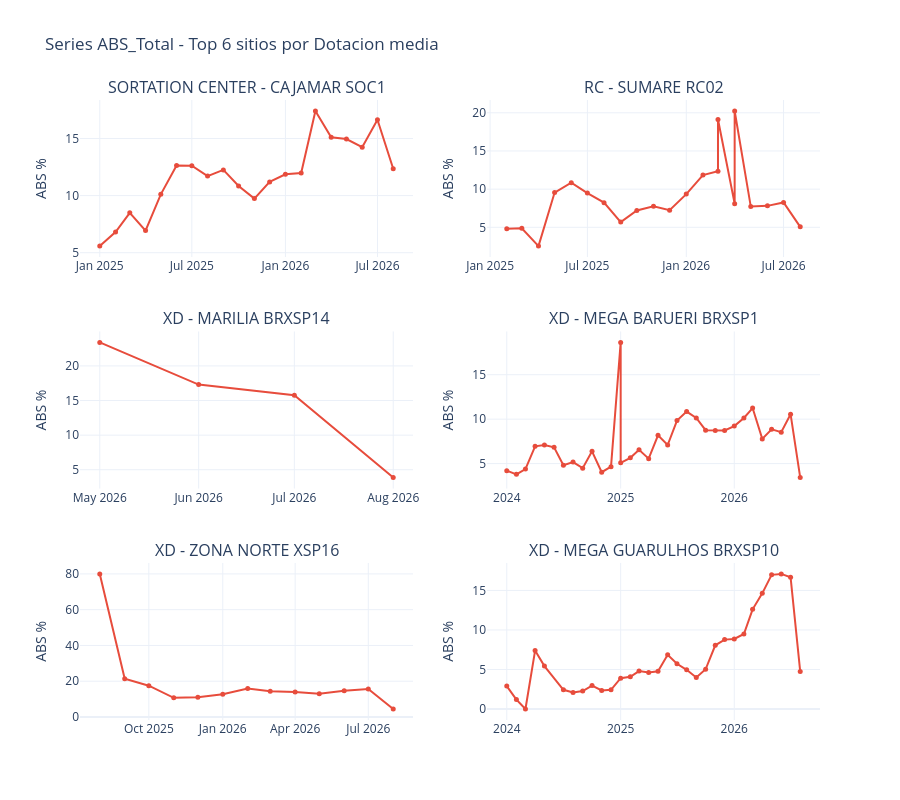

Notebook cell for this chart:
### Code cell
# Series temporales Top 6 sitios por dotacion media
top6 = df_pivot[df_pivot['Dotacion']>0].groupby('Operational_name')['Dotacion'].mean().nlargest(6).index.tolist()
fig  = make_subplots(rows=3, cols=2, subplot_titles=top6, vertical_spacing=0.12)
for i,site in enumerate(top6):
    r,c = divmod(i,2)
    ds  = df_pivot[df_pivot['Operational_name']==site].sort_values('fecha_mes')
    fig.add_trace(
        go.Scatter(x=ds['fecha_mes'], y=(ds['ABS_Total']*100).round(2),
                   mode='lines+markers', name='ABS%',
                   line=dict(color='#e74c3c',width=2), marker=dict(size=5)),
        row=r+1, col=c+1
    )
fig.update_layout(height=800, showlegend=False, template='plotly_white',
                  title_text='Series ABS_Total - Top 6 sitios por Dotacion media')
fig.update_yaxes(title_text='ABS %')
fig.show()

### Figure 1 — Plotly figure (JSON) as saved in the notebook; plotly's stock layout.template omitted (floating-point values rounded to 4 significant figures)
{"data": [{"line": {"color": "#e74c3c", "width": 2}, "marker": {"size": 5}, "mode": "lines+markers", "name": "ABS%", "type": "scatter", "x": ["2025-01-01T00:00:00.000000", "2025-02-01T00:00:00.000000", "2025-03-01T00:00:00.000000", "2025-04-01T00:00:00.000000", "2025-05-01T00:00:00.000000", "2025-06-01T00:00:00.000000", "2025-07-01T00:00:00.000000", "2025-08-01T00:00:00.000000", "2025-09-01T00:00:00.000000", "2025-10-01T00:00:00.000000", "2025-11-01T00:00:00.000000", "2025-12-01T00:00:00.000000", "2026-01-01T00:00:00.000000", "2026-02-01T00:00:00.000000", "2026-03-01T00:00:00.000000", "2026-04-01T00:00:00.000000", "2026-05-01T00:00:00.000000", "2026-06-01T00:00:00.000000", "2026-07-01T00:00:00.000000", "2026-08-01T00:00:00.000000"], "xaxis": "x", "y": [5.58, 6.81, 8.49, 6.94, 10.11, 12.63, 12.62, 11.71, 12.25, 10.84, 9.74, 11.2, 11.87, 11.98, 17.41, 15.1, 14.95, 14.24, 16.64, 12.35], "yaxis": "y"}, {"line": {"color": "#e74c3c", "width": 2}, "marker": {"size": 5}, "mode": "lines+markers", "name": "ABS%", "type": "scatter", "x": ["2025-02-01T00:00:00.000000", "2025-03-01T00:00:00.000000", "2025-04-01T00:00:00.000000", "2025-05-01T00:00:00.000000", "2025-06-01T00:00:00.000000", "2025-07-01T00:00:00.000000", "2025-08-01T00:00:00.000000", "2025-09-01T00:00:00.000000", "2025-10-01T00:00:00.000000", "2025-11-01T00:00:00.000000", "2025-12-01T00:00:00.000000", "2026-01-01T00:00:00.000000", "2026-02-01T00:00:00.000000", "2026-03-01T00:00:00.000000", "2026-03-01T00:00:00.000000", "2026-04-01T00:00:00.000000", "2026-04-01T00:00:00.000000", "2026-05-01T00:00:00.000000", "2026-06-01T00:00:00.000000", "2026-07-01T00:00:00.000000", "2026-08-01T00:00:00.000000"], "xaxis": "x2", "y": [4.81, 4.87, 2.54, 9.55, 10.85, 9.48, 8.23, 5.68, 7.2, 7.76, 7.25, 9.35, 11.84, 12.36, 19.12, 8.1, 20.24, 7.72, 7.81, 8.26, 5.06], "yaxis": "y2"}, {"line": {"color": "#e74c3c", "width": 2}, "marker": {"size": 5}, "mode": "lines+markers", "name": "ABS%", "type": "scatter", "x": ["2026-05-01T00:00:00.000000", "2026-06-01T00:00:00.000000", "2026-07-01T00:00:00.000000", "2026-08-01T00:00:00.000000"], "xaxis": "x3", "y": [23.39, 17.3, 15.75, 3.87], "yaxis": "y3"}, {"line": {"color": "#e74c3c", "width": 2}, "marker": {"size": 5}, "mode": "lines+markers", "name": "ABS%", "type": "scatter", "x": ["2024-01-01T00:00:00.000000", "2024-02-01T00:00:00.000000", "2024-03-01T00:00:00.000000", "2024-04-01T00:00:00.000000", "2024-05-01T00:00:00.000000", "2024-06-01T00:00:00.000000", "2024-07-01T00:00:00.000000", "2024-08-01T00:00:00.000000", "2024-09-01T00:00:00.000000", "2024-10-01T00:00:00.000000", "2024-11-01T00:00:00.000000", "2024-12-01T00:00:00.000000", "2025-01-01T00:00:00.000000", "2025-01-01T00:00:00.000000", "2025-02-01T00:00:00.000000", "2025-03-01T00:00:00.000000", "2025-04-01T00:00:00.000000", "2025-05-01T00:00:00.000000", "2025-06-01T00:00:00.000000", "2025-07-01T00:00:00.000000", "2025-08-01T00:00:00.000000", "2025-09-01T00:00:00.000000", "2025-10-01T00:00:00.000000", "2025-11-01T00:00:00.000000", "2025-12-01T00:00:00.000000", "2026-01-01T00:00:00.000000", "2026-02-01T00:00:00.000000", "2026-03-01T00:00:00.000000", "2026-04-01T00:00:00.000000", "2026-05-01T00:00:00.000000", "2026-06-01T00:00:00.000000", "2026-07-01T00:00:00.000000", "2026-08-01T00:00:00.000000"], "xaxis": "x4", "y": [4.21, 3.79, 4.39, 6.94, 7.08, 6.83, 4.82, 5.17, 4.49, 6.38, 4.03, 4.66, 18.63, 5.09, 5.65, 6.55, 5.56, 8.18, 7.09, 9.84, 10.85, 10.13, 8.76, 8.72, 8.73, 9.22, 10.13, 11.25, 7.78, 8.86, 8.54, 10.56, 3.43], "yaxis": "y4"}, {"line": {"color": "#e74c3c", "width": 2}, "marker": {"size": 5}, "mode": "lines+markers", "name": "ABS%", "type": "scatter", "x": ["2025-08-01T00:00:00.000000", "2025-09-01T00:00:00.000000", "2025-10-01T00:00:00.000000", "2025-11-01T00:00:00.000000", "2025-12-01T00:00:00.000000", "2026-01-01T00:00:00.000000", "2026-02-01T00:00:00.000000", "2026-03-01T00:00:00.000000", "2026-04-01T00:00:00.000000", "2026-05-01T00:00:00.000000", "2026-06-01T00:00:00.000000", "2026-07-01T00:00:00.000000", "2026-08-01T00:00:00.000000"], "xaxis": "x5", "y": [80.0, 21.34, 17.51, 10.71, 11.08, 12.76, 15.94, 14.42, 13.95, 13.0, 14.66, 15.67, 4.45], "yaxis": "y5"}, {"line": {"color": "#e74c3c", "width": 2}, "marker": {"size": 5}, "mode": "lines+markers", "name": "ABS%", "type": "scatter", "x": ["2024-01-01T00:00:00.000000", "2024-02-01T00:00:00.000000", "2024-03-01T00:00:00.000000", "2024-04-01T00:00:00.000000", "2024-05-01T00:00:00.000000", "2024-07-01T00:00:00.000000", "2024-08-01T00:00:00.000000", "2024-09-01T00:00:00.000000", "2024-10-01T00:00:00.000000", "2024-11-01T00:00:00.000000", "2024-12-01T00:00:00.000000", "2025-01-01T00:00:00.000000", "2025-02-01T00:00:00.000000", "2025-03-01T00:00:00.000000", "2025-04-01T00:00:00.000000", "2025-05-01T00:00:00.000000", "2025-06-01T00:00:00.000000", "2025-07-01T00:00:00.000000", "2025-08-01T00:00:00.000000", "2025-09-01T00:00:00.000000", "2025-10-01T00:00:00.000000", "2025-11-01T00:00:00.000000", "2025-12-01T00:00:00.000000", "2026-01-01T00:00:00.000000", "2026-02-01T00:00:00.000000", "2026-03-01T00:00:00.000000", "2026-04-01T00:00:00.000000", "2026-05-01T00:00:00.000000", "2026-06-01T00:00:00.000000", "2026-07-01T00:00:00.000000", "2026-08-01T00:00:00.000000"], "xaxis": "x6", "y": [2.9, 1.19, 0.0, 7.39, 5.43, 2.43, 2.08, 2.28, 2.96, 2.35, 2.43, 3.9, 4.07, 4.8, 4.63, 4.77, 6.86, 5.72, 4.96, 3.99, 5.03, 8.06, 8.78, 8.86, 9.49, 12.61, 14.63, 16.97, 17.09, 16.67, 4.73], "yaxis": "y6"}], "layout": {"annotations": [{"font": {"size": 16}, "showarrow": false, "text": "SORTATION CENTER - CAJAMAR SOC1", "x": 0.225, "xanchor": "center", "xref": "paper", "y": 1, "yanchor": "bottom", "yref": "paper"}, {"font": {"size": 16}, "showarrow": false, "text": "RC - SUMARE RC02", "x": 0.775, "xanchor": "center", "xref": "paper", "y": 1, "yanchor": "bottom", "yref": "paper"}, {"font": {"size": 16}, "showarrow": false, "text": "XD - MARILIA BRXSP14", "x": 0.225, "xanchor": "center", "xref": "paper", "y": 0.6267, "yanchor": "bottom", "yref": "paper"}, {"font": {"size": 16}, "showarrow": false, "text": "XD - MEGA BARUERI BRXSP1", "x": 0.775, "xanchor": "center", "xref": "paper", "y": 0.6267, "yanchor": "bottom", "yref": "paper"}, {"font": {"size": 16}, "showarrow": false, "text": "XD - ZONA NORTE XSP16", "x": 0.225, "xanchor": "center", "xref": "paper", "y": 0.2533, "yanchor": "bottom", "yref": "paper"}, {"font": {"size": 16}, "showarrow": false, "text": "XD - MEGA GUARULHOS BRXSP10", "x": 0.775, "xanchor": "center", "xref": "paper", "y": 0.2533, "yanchor": "bottom", "yref": "paper"}], "height": 800, "showlegend": false, "title": {"text": "Series ABS_Total - Top 6 sitios por Dotacion media"}, "xaxis": {"anchor": "y", "domain": [0, 0.45]}, "xaxis2": {"anchor": "y2", "domain": [0.55, 1]}, "xaxis3": {"anchor": "y3", "domain": [0, 0.45]}, "xaxis4": {"anchor": "y4", "domain": [0.55, 1]}, "xaxis5": {"anchor": "y5", "domain": [0, 0.45]}, "xaxis6": {"anchor": "y6", "domain": [0.55, 1]}, "yaxis": {"anchor": "x", "domain": [0.7467, 1], "title": {"text": "ABS %"}}, "yaxis2": {"anchor": "x2", "domain": [0.7467, 1], "title": {"text": "ABS %"}}, "yaxis3": {"anchor": "x3", "domain": [0.3733, 0.6267], "title": {"text": "ABS %"}}, "yaxis4": {"anchor": "x4", "domain": [0.3733, 0.6267], "title": {"text": "ABS %"}}, "yaxis5": {"anchor": "x5", "domain": [0, 0.2533], "title": {"text": "ABS %"}}, "yaxis6": {"anchor": "x6", "domain": [0, 0.2533], "title": {"text": "ABS %"}}}}
